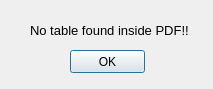
<?xml version="1.0" encoding="UTF-8"?>
<ui version="4.0">
 <class>message_pdf</class>
 <widget class="QDialog" name="message_pdf">
  <property name="geometry">
   <rect>
    <x>0</x>
    <y>0</y>
    <width>213</width>
    <height>89</height>
   </rect>
  </property>
  <property name="windowTitle">
   <string>Invalid</string>
  </property>
  <widget class="QLabel" name="label">
   <property name="geometry">
    <rect>
     <x>30</x>
     <y>20</y>
     <width>161</width>
     <height>20</height>
    </rect>
   </property>
   <property name="font">
    <font>
     <pointsize>10</pointsize>
     <weight>50</weight>
     <bold>false</bold>
    </font>
   </property>
   <property name="text">
    <string>No table found inside PDF!!</string>
   </property>
  </widget>
  <widget class="QPushButton" name="pushButton">
   <property name="geometry">
    <rect>
     <x>70</x>
     <y>50</y>
     <width>75</width>
     <height>23</height>
    </rect>
   </property>
   <property name="text">
    <string>OK</string>
   </property>
  </widget>
 </widget>
 <resources/>
 <connections/>
</ui>
